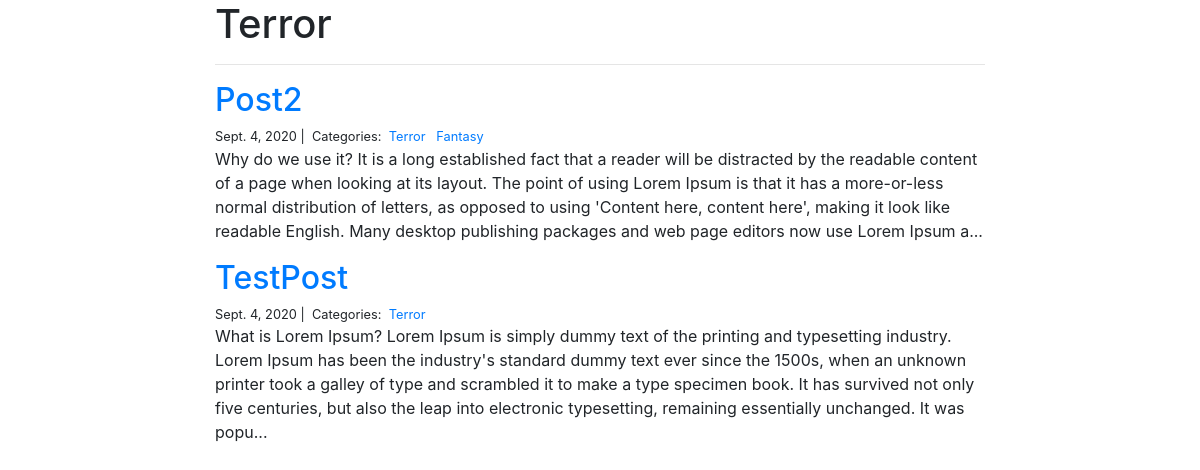
The app's page /blog/Terror/ with its own data.
### blog/models.py (models this page shows)
class Category(models.Model):
    name = models.CharField(max_length=20)

class Post(models.Model):
    title = models.CharField(max_length=255)
    body = models.TextField()
    created_on = models.DateTimeField(auto_now_add=True)
    last_modified = models.DateTimeField(auto_now=True)
    categories = models.ManyToManyField('Category', related_name='posts')

### blog/views.py (the view)
# urls.py: path("<category>/", views.blog_category, name="blog_category"),
def blog_category(request, category):
    posts = Post.objects.filter(
        categories__name__contains = category
    ).order_by(
        '-created_on'
    )
    context = {
        "category": category,
        "posts": posts
    }
    return render(request, "blog_category.html", context)

### blog/templates/blog_category.html
{% extends "base.html" %}
{% block page_content %}
<div class="col-md-8 offset-md-2">
    <h1>{{ category | title }}</h1>
    <hr>
    {% for post in posts %}
        <h2><a href="{% url 'blog_detail' post.pk%}">{{ post.title }}</a></h2>
        <small>
            {{ post.created_on.date }} |&nbsp;
            Categories:&nbsp;
            {% for category in post.categories.all %}
            <a href="{% url 'blog_category' category.name %}">
                {{ category.name }}
            </a>&nbsp;
            {% endfor %}
        </small>
        <p>{{ post.body | slice:":400" }}...</p>
    {% endfor %}
</div>
{% endblock %}

### records on screen
Category: name "Terror"
Post: title "Post2", created_on "Sept. 4, 2020", body "Why do we use it? It is a long established fact that a reader will be distracted by the readable content of a page when looking at its layout. The point of using Lorem Ipsum is that it has a more-or-less normal distribution of letters, as opposed to using 'Content here, content here', making it look like readable English. Many desktop publishing packages and web page editors now use Lorem Ipsum a"
Category: name "Fantasy"
Post: title "TestPost", created_on "Sept. 4, 2020", body "What is Lorem Ipsum? Lorem Ipsum is simply dummy text of the printing and typesetting industry. Lorem Ipsum has been the industry's standard dummy text ever since the 1500s, when an unknown printer took a galley of type and scrambled it to make a type specimen book. It has survived not only five centuries, but also the leap into electronic typesetting, remaining essentially unchanged. It was popu"
